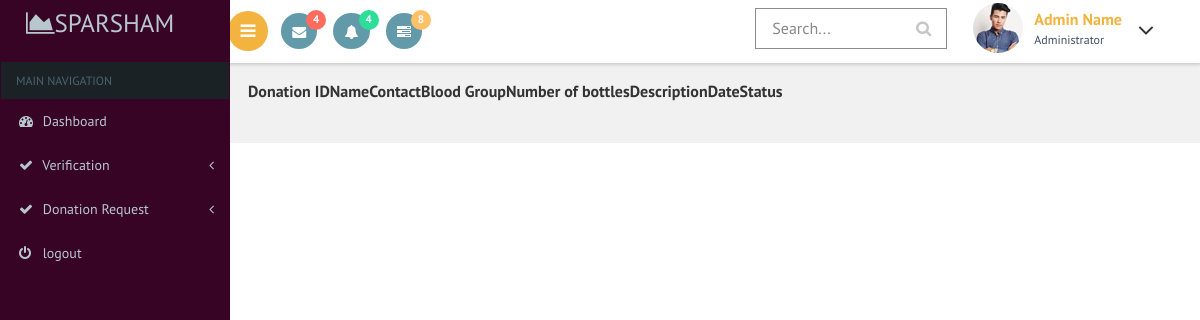
Before: /secratary/blooddonationreq.php with the older database file.
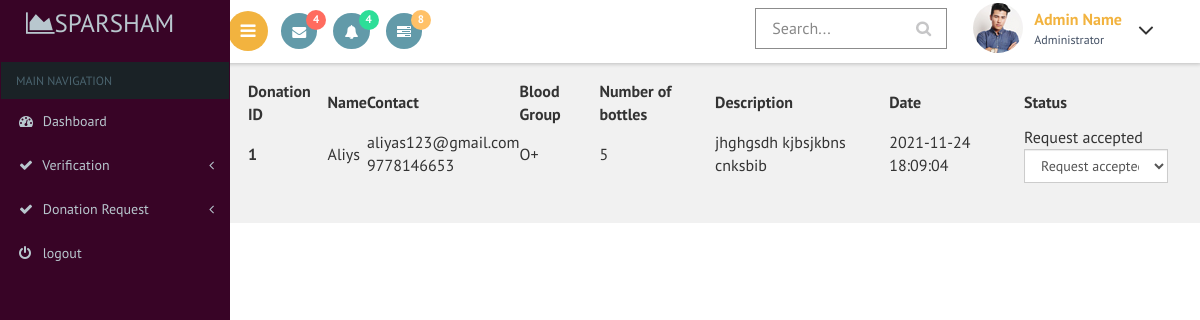
After: the same page with the newer database file.
### tables this page shows
CREATE TABLE `blood_donation` (
  `blood_donation_id` int(11) NOT NULL,
  `email` varchar(30) NOT NULL,
  `no_of_bottle` int(11) NOT NULL,
  `blood_group` varchar(5) NOT NULL,
  `description` varchar(50) NOT NULL,
  `blood_donation_status` int(3) NOT NULL DEFAULT 0,
  `donation_date` timestamp NOT NULL DEFAULT current_timestamp()
);

CREATE TABLE `registration` (
  `name` varchar(80) NOT NULL,
  `email` varchar(80) NOT NULL,
  `phone` bigint(11) NOT NULL,
  `gender` varchar(10) NOT NULL,
  `date_of_birth` varchar(20) NOT NULL,
  `house` varchar(80) NOT NULL,
  `place` varchar(80) NOT NULL,
  `country` int(11) NOT NULL,
  `state` int(11) NOT NULL,
  `district` int(11) NOT NULL,
  `pincode` int(6) NOT NULL,
  `profile_pic` varchar(100) NOT NULL DEFAULT '../images/avathar.jpg'
);

### secratary/blooddonationreq.php (the view, shortened to what this page needs)
<?php
include("dbconn.php");
?>
<!DOCTYPE html>
<html>
<head>
    <link href="css/bootstrap.css" rel='stylesheet' type='text/css' />
<link href="css/style.css" rel='stylesheet' type='text/css' />
<link href="css/font-awesome.css" rel="stylesheet">
<link href='css/SidebarNav.min.css' media='all' rel='stylesheet' type='text/css'/>
<link href="css/custom.css" rel="stylesheet">
    <link rel="stylesheet" type="text/css" href="https://cdn.datatables.net/1.10.21/css/jquery.dataTables.css">
</head>
<body class="cbp-spmenu-push">
    <div class="main-content">
    <div class="cbp-spmenu cbp-spmenu-vertical cbp-spmenu-left" id="cbp-spmenu-s1">
        <aside class="sidebar-left">
      <nav class="navbar navbar-inverse">
          <div class="navbar-header">
            <h1><a class="navbar-brand" href="index.html"><span class="fa fa-area-chart"></span>Sparsham<span class="dashboard_text"></span></a></h1>
          </div>
          <?php
          include("menu.php");
          ?>
      </nav>
    </aside>
    </div>
        <?php
        include("header.php");
        ?>
        <div id="page-wrapper">
    <table id="table_id" class="display">
    <thead>
        <tr>
           <th>Donation ID</th>
           <th>Name</th>
           <th>Contact</th>
      <th>Blood Group</th>
      <th>Number of bottles</th>
      <th>Description</th>
      <th>Date</th>
      <th>Status</th>
        </tr>
    </thead>
    <tbody>
         <?php
            $sql="select * from blood_donation a,registration b where a.email=b.email order by a.donation_date desc";
            $res=mysqli_query($conn,$sql);
            if(mysqli_num_rows($res)>0){
                while($r=mysqli_fetch_assoc($res)){
            ?>
           <tr>
      <th scope="row"><?php echo $r['blood_donation_id']?></th>
      <td><?php echo $r['name']?></td>
      <td><?php echo $r['email']?><br>
        <?php echo $r['phone']?><br>
      </td>
      <td><?php echo $r['blood_group']?></td>
      <td><?php echo $r['no_of_bottle']?></td>
        <td><?php echo $r['description']?></td>
        <td><?php echo $r['donation_date']?></td>
        <td>
            <div id="<?php echo $r['blood_donation_id']?>">
                <?php
         if($r['blood_donation_status']==0)
            echo "Request not accepted";
        else if($r['blood_donation_status']==1)
            echo "Request accepted";
        else if($r['blood_donation_status']==2)
            echo "Request rejected";
        else if($r['blood_donation_status']==3)
            echo "Request completed";
     ?>
 </div>
 <form>
          <select class="form-control"  onchange="updatestatus(this.value,<?php echo $r['blood_donation_id']?>)">
            <option value disabled selected> <?php
            if($r['blood_donation_status']==0)
            echo "Request not accepted";
        else if($r['blood_donation_status']==1)
            echo "Request accepted";
        else if($r['blood_donation_status']==2)
            echo "Request rejected";
        else if($r['blood_donation_status']==3)
            echo "Request completed";
            ?></option>
          </select>
      </form>
</td>
    </tr>
            <?php
        }
    }
            ?>
    </tbody>
</table>
</div></div>
</body>
</html>

### secratary/menu.php (shortened to what this page needs)
<div class="collapse navbar-collapse" id="bs-example-navbar-collapse-1">
            <ul class="sidebar-menu">
              <li class="header">MAIN NAVIGATION</li>
              <li class="treeview">
                <a href="index.php">
                <i class="fa fa-dashboard"></i> <span>Dashboard</span>
                </a>
              </li>
        <li class="treeview">
                <a href="#">
                <i class="fa fa-check"></i>
                <span>Verification</span>
                <i class="fa fa-angle-left pull-right"></i>
                </a>
              </li>
               <li class="treeview">
                <a href="#">
                <i class="fa fa-check"></i>
                <span>Donation Request</span>
                <i class="fa fa-angle-left pull-right"></i>
                </a>
              </li>
              <li class="treeview">
                <a href="../logout.php">
                <i class="fa fa-power-off"></i> <span>logout</span>
                </a>
              </li>
            </ul>
          </div>

### secratary/header.php (shortened to what this page needs)
<div class="sticky-header header-section ">
			<div class="header-left">
				<button id="showLeftPush"><i class="fa fa-bars"></i></button>
				<div class="profile_details_left">
					<ul class="nofitications-dropdown">
						<li class="dropdown head-dpdn">
							<a href="#" class="dropdown-toggle" data-toggle="dropdown" aria-expanded="false"><i class="fa fa-envelope"></i><span class="badge">4</span></a>
						</li>
						<li class="dropdown head-dpdn">
							<a href="#" class="dropdown-toggle" data-toggle="dropdown" aria-expanded="false"><i class="fa fa-bell"></i><span class="badge blue">4</span></a>
						</li>
						<li class="dropdown head-dpdn">
							<a href="#" class="dropdown-toggle" data-toggle="dropdown" aria-expanded="false"><i class="fa fa-tasks"></i><span class="badge blue1">8</span></a>
						</li>
					</ul>
				</div>
				<div class="clearfix"> </div>
			</div>
			<div class="header-right">
				<div class="search-box">
					<form class="input">
						<input class="sb-search-input input__field--madoka" placeholder="Search..." type="search" id="input-31" />
						<label class="input__label" for="input-31">
							<svg class="graphic" width="100%" height="100%" viewBox="0 0 404 77" preserveAspectRatio="none">
								<path d="m0,0l404,0l0,77l-404,0l0,-77z"/>
							</svg>
						</label>
					</form>
				</div>
				<div class="profile_details">
					<ul>
						<li class="dropdown profile_details_drop">
							<a href="#" class="dropdown-toggle" data-toggle="dropdown" aria-expanded="false">
								<div class="profile_img">
									<span class="prfil-img"><img src="images/2.jpg" alt=""> </span>
									<div class="user-name">
										<p>Admin Name</p>
										<span>Administrator</span>
									</div>
									<i class="fa fa-angle-down lnr"></i>
									<div class="clearfix"></div>
								</div>
							</a>
						</li>
					</ul>
				</div>
			</div>
			<div class="clearfix"> </div>
		</div>

### secratary/css/custom.css (style rules this page uses)
#page-wrapper { padding:5em 2em 2.5em; background-color: #F1F1F1; }

Changed rows visible on the page:
added blood_donation: blood_donation_id "1", registration.name "Aliys", registration.email "aliyas123@gmail.com", registration.phone "9778146653", blood_group "O+", no_of_bottle "5", description "jhghgsdh kjbsjkbns cnksbib", donation_date "2021-11-24 18:09:04", shows "Request accepted"
